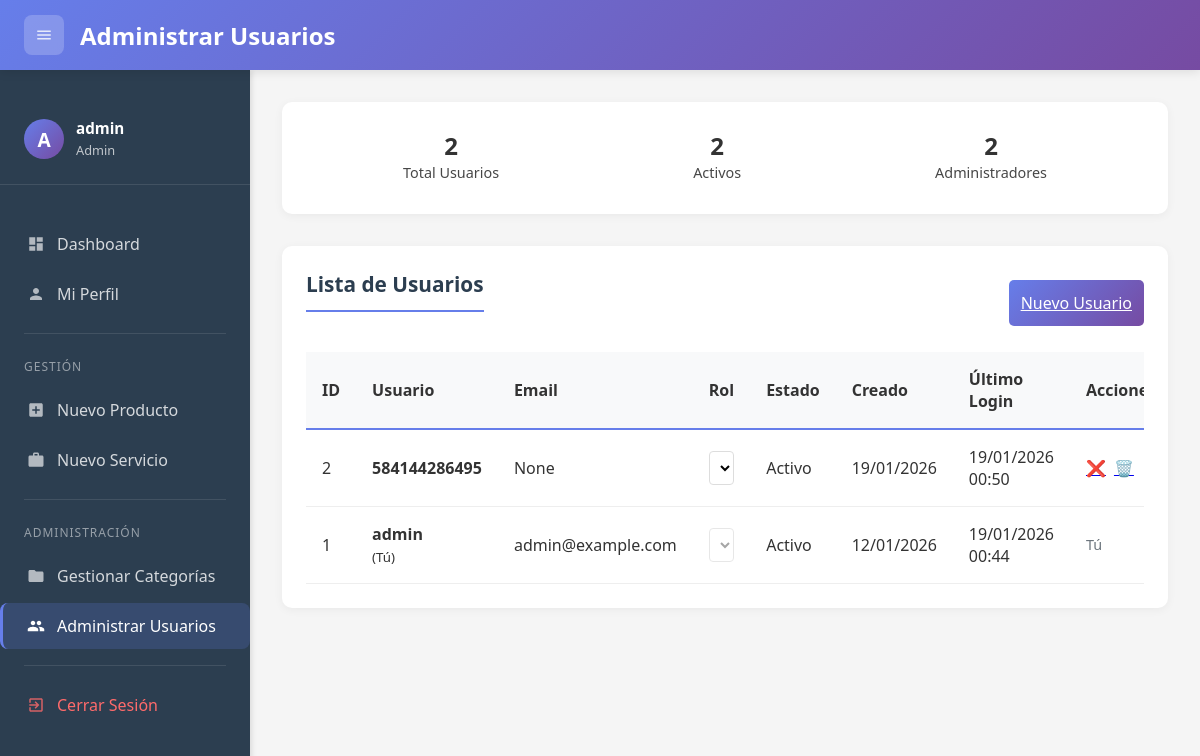
Before: /admin/usuarios (signed in) with the older database file.
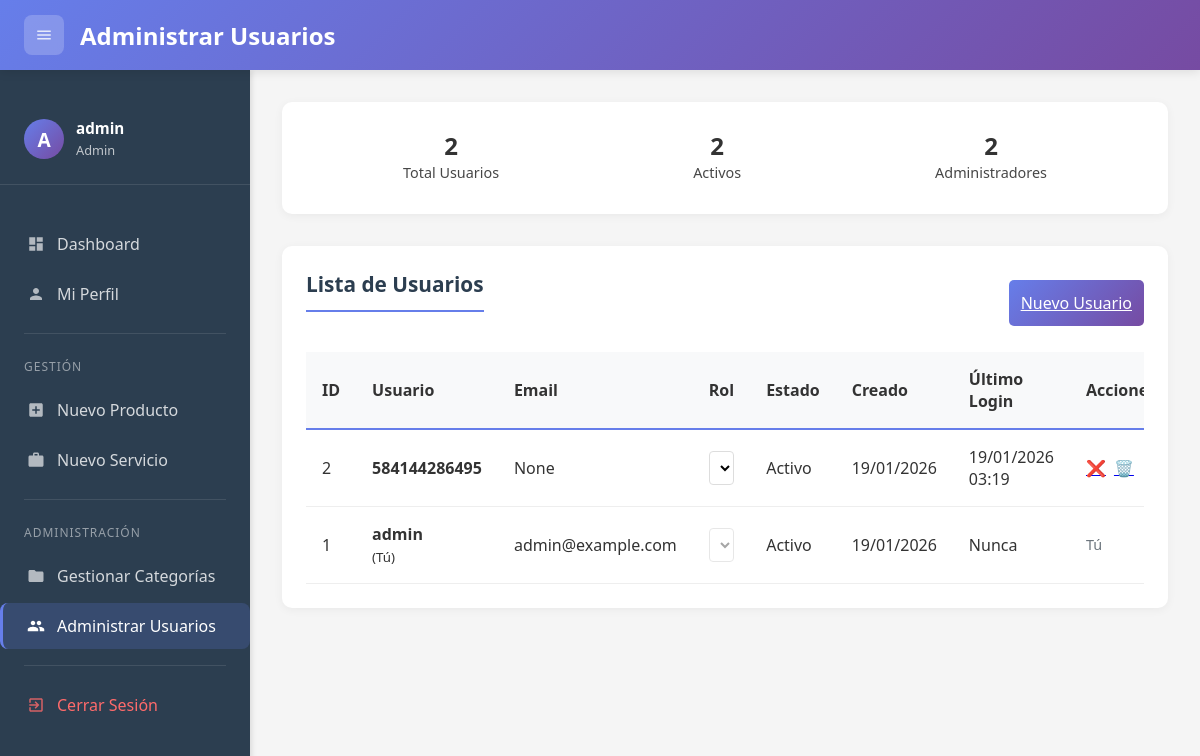
After: the same page with the newer database file.
### models.py (models this page shows, shortened)
class User(db.Model, UserMixin):
    id = db.Column(db.Integer, primary_key=True)
    username = db.Column(db.String(80), unique=True, nullable=False)
    password_hash = db.Column(db.String(200), nullable=False)
    email = db.Column(db.String(120), unique=True, nullable=True)
    role = db.Column(db.String(20), default='usuario')  # 'admin' o 'usuario'
    is_active = db.Column(db.Boolean, default=True)
    created_at = db.Column(db.DateTime, default=datetime.now)
    last_login = db.Column(db.DateTime, nullable=True)
    def is_admin(self):
        return self.role == 'admin'

### app.py (the view)
@app.route('/admin/usuarios')
@login_required
@admin_required
def admin_usuarios():
    usuarios = User.query.order_by(User.created_at.desc()).all()
    return render_template('admin_usuarios.html',
                         page_title='Administrar Usuarios',
                         usuarios=usuarios)

### app.py (called while the page is built)
@login_manager.user_loader
def load_user(user_id):
    return User.query.get(int(user_id))

def admin_required(f):
    from functools import wraps
    @wraps(f)
    def decorated_function(*args, **kwargs):
        if not current_user.is_authenticated or not current_user.is_admin():
            flash('Acceso denegado. Se requieren permisos de administrador.', 'error')
            return redirect(url_for('dashboard'))
        return f(*args, **kwargs)
    return decorated_function

@app.context_processor
def inject_user_data():
    if current_user.is_authenticated:
        return {
            'es_admin': current_user.is_admin(),
            'current_user': current_user
        }
    return {}

### templates/admin_usuarios.html (shortened to what the changed rows need)
{% extends "base.html" %}
{% block content %}
    <div class="section">
        <div style="display: flex; justify-content: space-between; align-items: center; margin-bottom: 1rem;">
            <h2 class="section-title">Lista de Usuarios</h2>
        </div>
        <div style="overflow-x: auto;">
            <table style="width: 100%; border-collapse: collapse;">
                <thead>
                    <tr style="background: #f8f9fa; border-bottom: 2px solid #667eea;">
                        <th style="padding: 1rem; text-align: left;">ID</th>
                        <th style="padding: 1rem; text-align: left;">Usuario</th>
                        <th style="padding: 1rem; text-align: left;">Email</th>
                        <th style="padding: 1rem; text-align: left;">Rol</th>
                        <th style="padding: 1rem; text-align: left;">Estado</th>
                        <th style="padding: 1rem; text-align: left;">Creado</th>
                        <th style="padding: 1rem; text-align: left;">Último Login</th>
                        <th style="padding: 1rem; text-align: left;">Acciones</th>
                    </tr>
                </thead>
                <tbody>
                    {% for usuario in usuarios %}
                    <tr style="border-bottom: 1px solid #eee; {% if not usuario.is_active %}opacity: 0.6; background: #f8f9fa;{% endif %}">
                        <td style="padding: 1rem;">{{ usuario.id }}</td>
                        <td style="padding: 1rem;">
                            <strong>{{ usuario.username }}</strong>
                            {% if usuario.id == current_user.id %}<br><small>(Tú)</small>{% endif %}
                        </td>
                        <td style="padding: 1rem;">{{ usuario.email }}</td>
                        <td style="padding: 1rem;">
                            <form method="POST" action="{{ url_for('cambiar_rol_usuario', user_id=usuario.id) }}"
                                  style="display: flex; gap: 0.5rem; align-items: center;">
                                <select name="role" onchange="this.form.submit()"
                                        {% if usuario.id == current_user.id %}disabled{% endif %}
                                        style="padding: 0.25rem 0.5rem; border-radius: 4px; border: 1px solid #ddd;">
                                    <option value="usuario" {% if usuario.role == 'usuario' %}selected{% endif %}>
                                        Usuario
                                    </option>
                                    <option value="admin" {% if usuario.role == 'admin' %}selected{% endif %}>
                                        Admin
                                    </option>
                                </select>
                            </form>
                        </td>
                        <td style="padding: 1rem;">
                            <span class="badge {% if usuario.is_active %}badge-success{% else %}badge-danger{% endif %}">
                                {% if usuario.is_active %}Activo{% else %}Inactivo{% endif %}
                            </span>
                        </td>
                        <td style="padding: 1rem;">{{ usuario.created_at.strftime('%d/%m/%Y') }}</td>
                        <td style="padding: 1rem;">
                            {% if usuario.last_login %}
                                {{ usuario.last_login.strftime('%d/%m/%Y %H:%M') }}
                            {% else %}
                                Nunca
                            {% endif %}
                        </td>
                        <td style="padding: 1rem;">
                            <div style="display: flex; gap: 0.5rem;">
                                {% if usuario.id != current_user.id %}
                                    <a href="{{ url_for('toggle_usuario', user_id=usuario.id) }}"
                                       class="btn-action {% if usuario.is_active %}btn-warning{% else %}btn-success{% endif %}"
                                       onclick="return confirm('¿{{ 'Desactivar' if usuario.is_active else 'Activar' }} este usuario?')">
                                        {% if usuario.is_active %}❌{% else %}✅{% endif %}
                                    </a>
                                    <a href="{{ url_for('eliminar_usuario', user_id=usuario.id) }}"
                                       class="btn-action btn-danger"
                                       onclick="return confirm('¿Eliminar permanentemente a {{ usuario.username }}?')">
                                        🗑️
                                    </a>
                                {% else %}
                                    <span style="color: #6c757d; font-size: 0.9rem;">Tú</span>
                                {% endif %}
                            </div>
                        </td>
                    </tr>
                    {% endfor %}
                </tbody>
            </table>
        </div>
    </div>
{% endblock %}

### templates/base.html (shortened to what the changed rows need)
<!DOCTYPE html>
<html lang="es">
<head>
</head>
<body>
    <header class="header">
        <div class="header-left">
            <h1 class="header-title">{% block page_title %}Dashboard{% endblock %}</h1>
        </div>
    </header>
    <div class="main-container">
        <nav class="sidebar" id="sidebar">
            <div class="sidebar-header">
                <div class="sidebar-user">
                    <div class="sidebar-user-avatar">
                        {{ current_user.username[0]|upper if current_user.username else 'U' }}
                    </div>
                    <div class="sidebar-user-info">
                        <h4>{{ current_user.username|default('Usuario') }}</h4>
                        <small>{{ current_user.role|default('Usuario')|title }}</small>
                    </div>
                </div>
            </div>
        </nav>
        <main class="content-wrapper" id="contentWrapper">
            {% block content %}{% endblock %}
        </main>
    </div>
</body>
</html>

Changed rows visible on the page:
changed User "admin": created_at "12/01/2026" → "19/01/2026"; last_login "19/01/2026 00:44" → (not shown); now shows "Nunca"
changed User "None": last_login "19/01/2026 00:50" → "19/01/2026 03:19"
